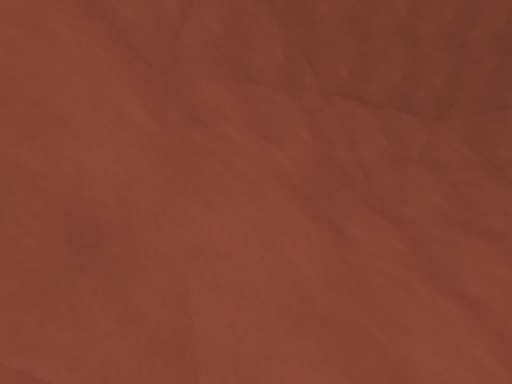
view 1 (above)

12 first-person views from a walk through a scene from a Unity 3-D project. The camera is 1.3 m above the floor, tilts 8° down and sees 85° across. The floor is counted in squares, 0.5 m on a side. Each view is taken from the middle of a square. On the plan, view 1 faces up. The plan holds only what a view shows up to about 19 squares ahead; the rest is blank. The place goes on beyond the plan. The player is left out.

view 2
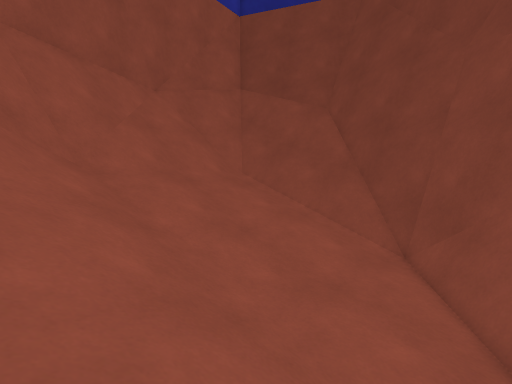

view 3
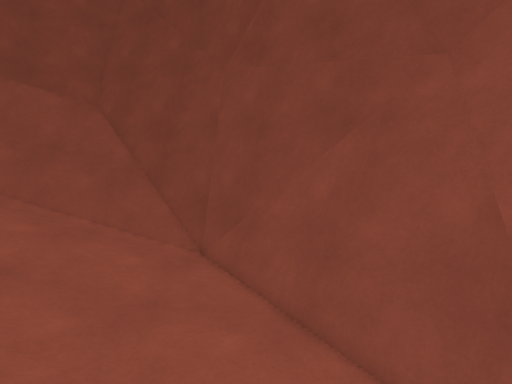

view 4
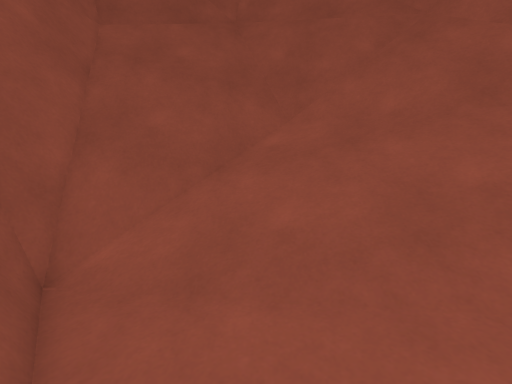

view 5
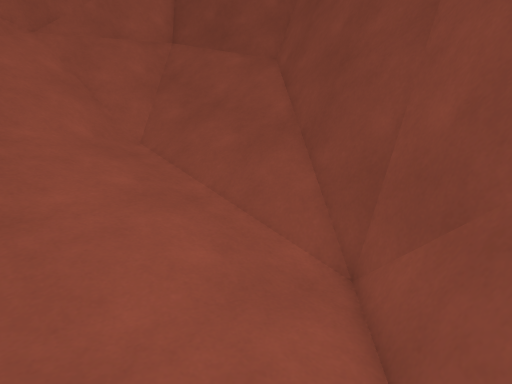

view 6
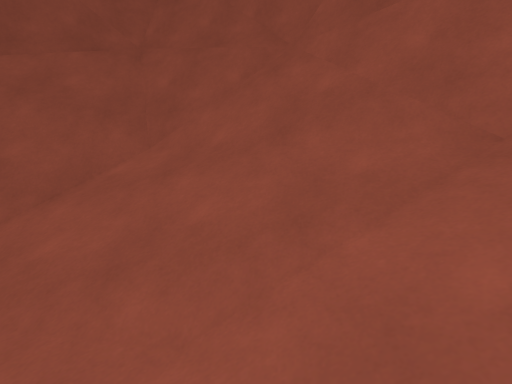

view 7
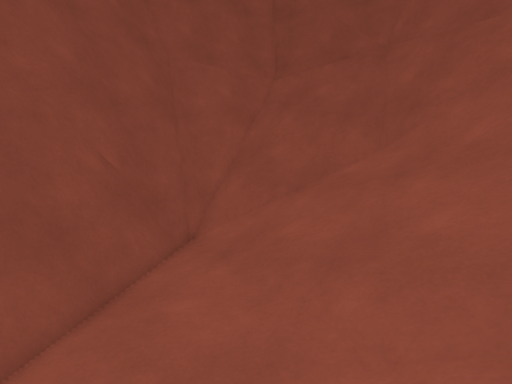

view 8
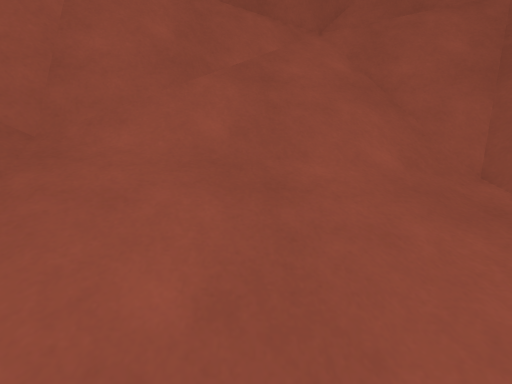

view 9
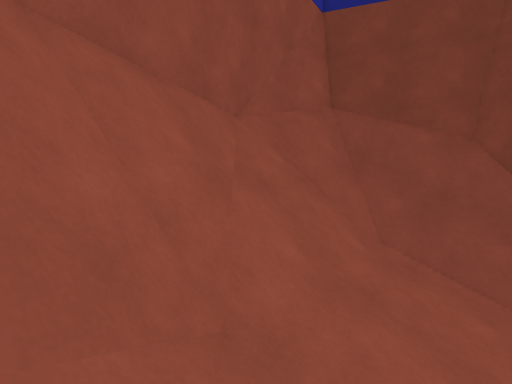

view 10
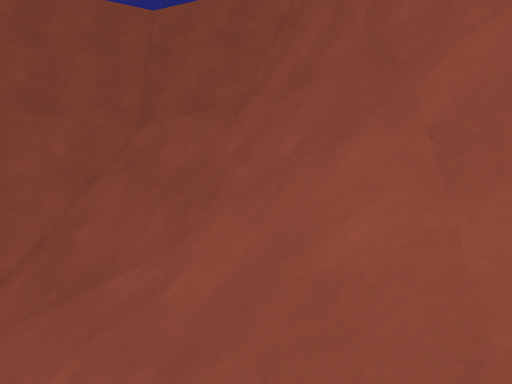

view 11
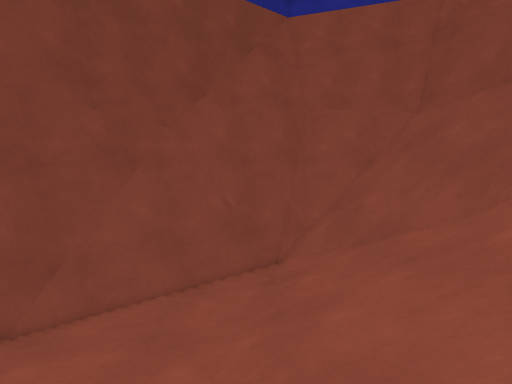

view 12
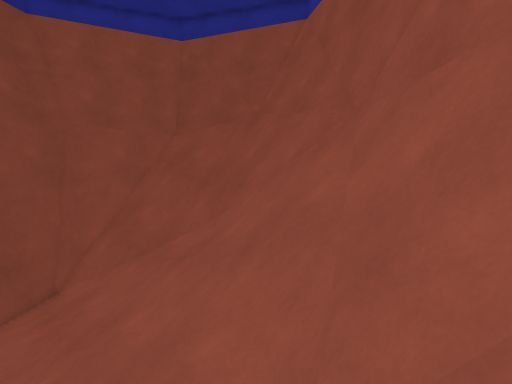

### Floor plan
Key: @ floor where view 1 was taken; # wall or solid block; . main floor; : floor 0.25 m higher than the main floor; + floor 0.5 m higher than the main floor; * floor 0.75 m higher than the main floor; % floor 1 m higher than the main floor; & floor 1.25 m higher than the main floor; / step, stairs or slope; = window, fence, low wall or low ledge; ^ raised ledge.
Columns run from 8 left of view 1 to 23 right of it. Each row starts with its distance up from view 1.
 20                    ###########
 19                   ##///////==#
 18                  #=#/////////##
 17               ###=#//////////##
 16               #^=#///////////=#
 15              ##=#////////////=##
 14           #####=//////////////##
 13         ####^==///////////////=#
 12       ###^===#/////////&//////=#
 11       ##==#///////////&&//////##
 10      ##=#////////////%%%/////=##
  9     ###/////////////****////=##
  8     #=/////////////*****///=##
  7     #=#///////////++++++//=##
  6     #^=//////////+++++++//##
  5     ##=/////////::::::::/###
  4  #####^#////////::::....=##
  3  #^=  ==////////:::....=##
  2 ##=   //////////:....#=##
  1 ##  ///////////:....==##
  0 #==/////@//////...#=####
 -1 ##=////////////..==###
 -2  ##///////////..=^###
 -3  ##=//////////#=####
 -4   ##///////#==####
 -5   ##=///##==####
 -6    ##/#==#####
 -7    ########

Where each view was taken, in squares from view 1:
view 1: 0 up, 0 right, facing up
view 2: 0 up, 3 right, facing up-right
view 3: 1 up, 3 right, facing right
view 4: 1 up, 11 right, facing left
view 5: 1 up, 10 right, facing up-right
view 6: 7 up, 12 right, facing left
view 7: 7 up, 12 right, facing down-left
view 8: 7 up, 10 right, facing up
view 9: 9 up, 3 right, facing up-right
view 10: 11 up, 4 right, facing down-left
view 11: 12 up, 7 right, facing down
view 12: 14 up, 8 right, facing down-left
